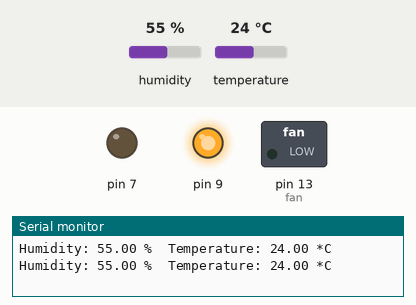
Recording of a sketch running on a simulated Arduino Uno, built with avr-gcc and run on an emulated ATmega328P. Parts: switched loads named in the sketch (green lamp = pin HIGH), output pins drawn as LEDs (lit = HIGH), the last lines printed to the serial monitor. The test bench sets the inputs (shaded band); at power-on: humidity 55 %, temperature 24 °C.

Above: at 4.8 s.
4.9 s: humidity set to 74 %
7.9 s: humidity set to 77 %
At 9.2 s:
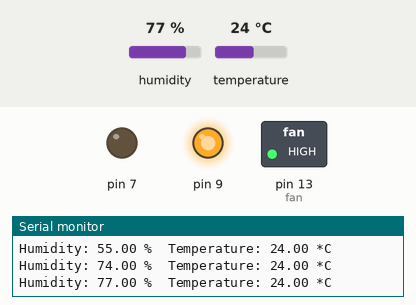
10.9 s: humidity set to 22 %
At 12.7 s:
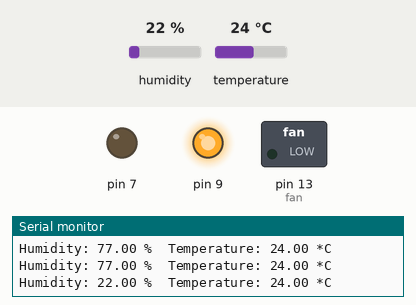
13.9 s: humidity set to 88 %
At 14.5 s:
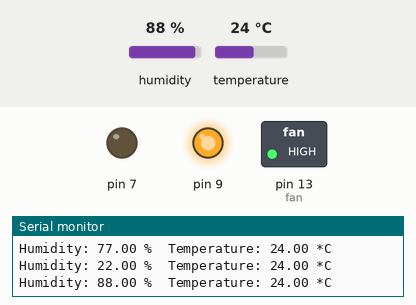
Timing chart, 0 to 16.9 s (numbered marks = the images above; inputs shaded):
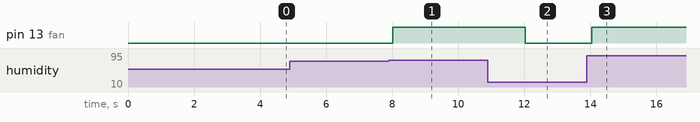

The sketch:

DHT.ino
```cpp
#include "DHT.h"

#define DHTPIN 8     // what pin we're connected to
#define DHTTYPE DHT22   // DHT 22  (AM2302)
#define fan 13

int maxHum = 75;
int maxTemp = 45;

DHT dht(DHTPIN, DHTTYPE);

void setup() {
pinMode(9,OUTPUT);
pinMode(8,INPUT_PULLUP);
pinMode(7,OUTPUT);

digitalWrite(9,HIGH);
digitalWrite(7,LOW);
  pinMode(fan, OUTPUT);
  Serial.begin(9600);
  dht.begin();
}

void loop() {
  // Wait a few seconds between measurements.
  delay(2000);

  // Reading temperature or humidity takes about 250 milliseconds!
  // Sensor readings may also be up to 2 seconds 'old' (its a very slow sensor)
  float h = dht.readHumidity();
  // Read temperature as Celsius
  float t = dht.readTemperature();

  // Check if any reads failed and exit early (to try again).
  if (isnan(h) || isnan(t)) {
    Serial.println("Failed to read from DHT sensor!");
    return;
  }

  if(h > maxHum || t > maxTemp) {
      digitalWrite(fan, HIGH);
  } else {
     digitalWrite(fan, LOW);
  }

  Serial.print("Humidity: ");
  Serial.print(h);
  Serial.print(" %\t");
  Serial.print("Temperature: ");
  Serial.print(t);
  Serial.println(" *C ");

}
```

Measured:
- the behaviour switches between 75 and 76 % on humidity (found by bisection; images 0 and 1)
- after the input at 7.9 s, pin 13 (fan): LOW → HIGH after 0.12 s
- after the input at 10.9 s, pin 13 (fan): HIGH → LOW after 1.1 s
- after the input at 13.9 s, pin 13 (fan): LOW → HIGH after 0.14 s
